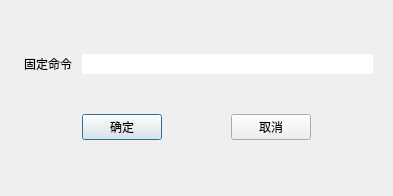
<?xml version="1.0" encoding="UTF-8"?>
<ui version="4.0">
 <class>tools_tool_add_command_built_in_dialog</class>
 <widget class="QDialog" name="tools_tool_add_command_built_in_dialog">
  <property name="geometry">
   <rect>
    <x>0</x>
    <y>0</y>
    <width>393</width>
    <height>196</height>
   </rect>
  </property>
  <property name="windowTitle">
   <string>添加固定命令</string>
  </property>
  <layout class="QGridLayout" name="gridLayout_2">
   <item row="0" column="0">
    <widget class="QWidget" name="widget" native="true">
     <property name="sizePolicy">
      <sizepolicy hsizetype="Preferred" vsizetype="Expanding">
       <horstretch>0</horstretch>
       <verstretch>0</verstretch>
      </sizepolicy>
     </property>
     <layout class="QGridLayout" name="gridLayout">
      <item row="0" column="0">
       <widget class="QLabel" name="label_command_built_in">
        <property name="text">
         <string>固定命令</string>
        </property>
        <property name="alignment">
         <set>Qt::AlignCenter</set>
        </property>
       </widget>
      </item>
      <item row="1" column="0">
       <spacer name="horizontalSpacer_2">
        <property name="orientation">
         <enum>Qt::Horizontal</enum>
        </property>
        <property name="sizeHint" stdset="0">
         <size>
          <width>58</width>
          <height>20</height>
         </size>
        </property>
       </spacer>
      </item>
      <item row="1" column="1">
       <widget class="QPushButton" name="button_yes">
        <property name="sizePolicy">
         <sizepolicy hsizetype="Minimum" vsizetype="Fixed">
          <horstretch>0</horstretch>
          <verstretch>0</verstretch>
         </sizepolicy>
        </property>
        <property name="text">
         <string>确定</string>
        </property>
       </widget>
      </item>
      <item row="1" column="2">
       <spacer name="horizontalSpacer">
        <property name="orientation">
         <enum>Qt::Horizontal</enum>
        </property>
        <property name="sizeHint" stdset="0">
         <size>
          <width>58</width>
          <height>20</height>
         </size>
        </property>
       </spacer>
      </item>
      <item row="1" column="3">
       <widget class="QPushButton" name="button_no">
        <property name="sizePolicy">
         <sizepolicy hsizetype="Minimum" vsizetype="Fixed">
          <horstretch>0</horstretch>
          <verstretch>0</verstretch>
         </sizepolicy>
        </property>
        <property name="text">
         <string>取消</string>
        </property>
       </widget>
      </item>
      <item row="1" column="4">
       <spacer name="horizontalSpacer_3">
        <property name="orientation">
         <enum>Qt::Horizontal</enum>
        </property>
        <property name="sizeHint" stdset="0">
         <size>
          <width>58</width>
          <height>20</height>
         </size>
        </property>
       </spacer>
      </item>
      <item row="0" column="1" colspan="4">
       <widget class="QLineEdit" name="lineEdit_command_built_in">
        <property name="text">
         <string/>
        </property>
        <property name="frame">
         <bool>false</bool>
        </property>
        <property name="readOnly">
         <bool>false</bool>
        </property>
       </widget>
      </item>
     </layout>
    </widget>
   </item>
  </layout>
 </widget>
 <resources/>
 <connections/>
</ui>
